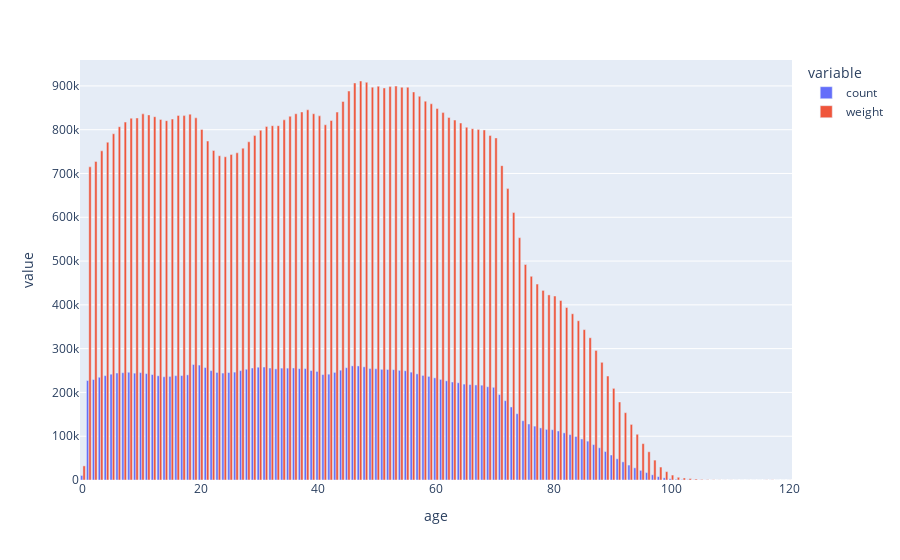

Source (notebook cell):
### Code cell
df_age_persons = df_census.groupby("age")["weight"].sum().reset_index()
df_age = pd.merge(df_age, df_age_persons, on = "age")

px.bar(df_age, x = "age", y = ["count", "weight"], barmode = "group")
